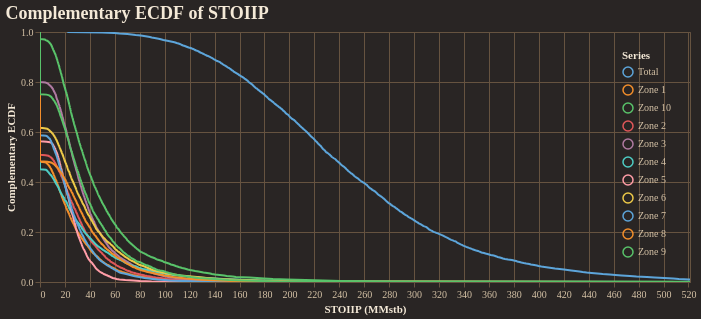

Write notebook code for a chart like this one.
### Code cell
fig = reporter.plotter.prospect_volumetric_ecdf_plot(
    figsize=(650, 250),
    backend=PLOTTING_BACKEND
)
fig.show()

### Figure 1 — Vega-Lite specification as saved in the notebook (floating-point values rounded to 4 significant figures; data arrays with more than 128 entries replaced by an {"elided": "..."} marker saying what was removed)
{"config": {"background": "#292524", "view": {"fill": "#292524", "stroke": "#665340"}, "title": {"color": "#f4e9d7", "font": "Merriweather", "fontSize": 18, "fontWeight": 600, "subtitleColor": "#d5c2a6", "anchor": "start"}, "axis": {"domainColor": "#665340", "gridColor": "#665340", "tickColor": "#665340", "labelColor": "#d5c2a6", "titleColor": "#f4e9d7", "labelFont": "Merriweather", "titleFont": "Merriweather"}, "legend": {"titleColor": "#f4e9d7", "labelColor": "#d5c2a6", "labelFont": "Merriweather", "titleFont": "Merriweather", "orient": "top-right", "symbolType": "circle"}, "header": {"labelColor": "#d5c2a6", "titleColor": "#f4e9d7", "labelFont": "Merriweather", "titleFont": "Merriweather"}, "mark": {"color": "#c78d3b"}, "line": {"color": "#c78d3b"}, "bar": {"color": "#c78d3b"}, "point": {"color": "#ddb06d"}, "area": {"color": "#c78d3b", "opacity": 0.35}, "text": {"color": "#f4e9d7", "font": "Merriweather"}, "range": {"category": ["#5DA5DA", "#F28E2B", "#59C36A", "#E15759", "#B07AA1", "#4ECDC4", "#FF9DA7", "#EDC948"]}}, "layer": [{"mark": {"type": "line", "clip": true, "strokeWidth": 2}, "encoding": {"color": {"field": "series", "title": "Series", "type": "nominal"}, "tooltip": [{"field": "series", "title": "Series", "type": "nominal"}, {"field": "stoiip_mmstb", "format": ",.2f", "title": "STOIIP (MMstb)", "type": "quantitative"}, {"field": "exceedance_probability", "format": ".3f", "title": "Exceedance", "type": "quantitative"}], "x": {"field": "stoiip_mmstb", "title": "STOIIP (MMstb)", "type": "quantitative"}, "y": {"field": "exceedance_probability", "scale": {"domain": [0, 1]}, "title": "Complementary ECDF", "type": "quantitative"}}}], "data": {"name": "data-07e380e88eb5a8a72010f0fe708802ed"}, "encoding": {"x": {"field": "stoiip_mmstb", "scale": {"domain": [0, 521.2]}, "type": "quantitative"}}, "height": 250, "title": "Complementary ECDF of STOIIP", "width": 650, "$schema": "https://vega.github.io/schema/vega-lite/v5.20.1.json", "datasets": {"data-07e380e88eb5a8a72010f0fe708802ed": {"elided": "5500 records"}}}
